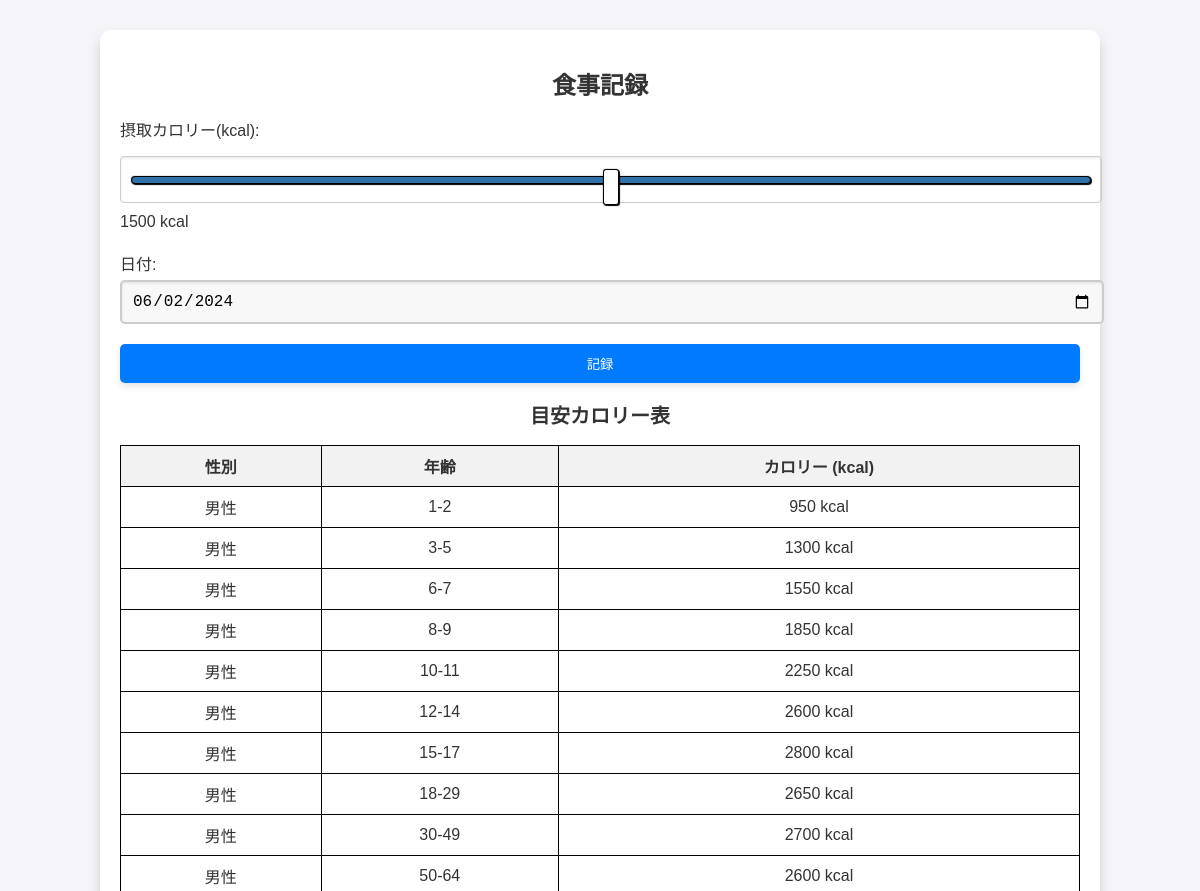
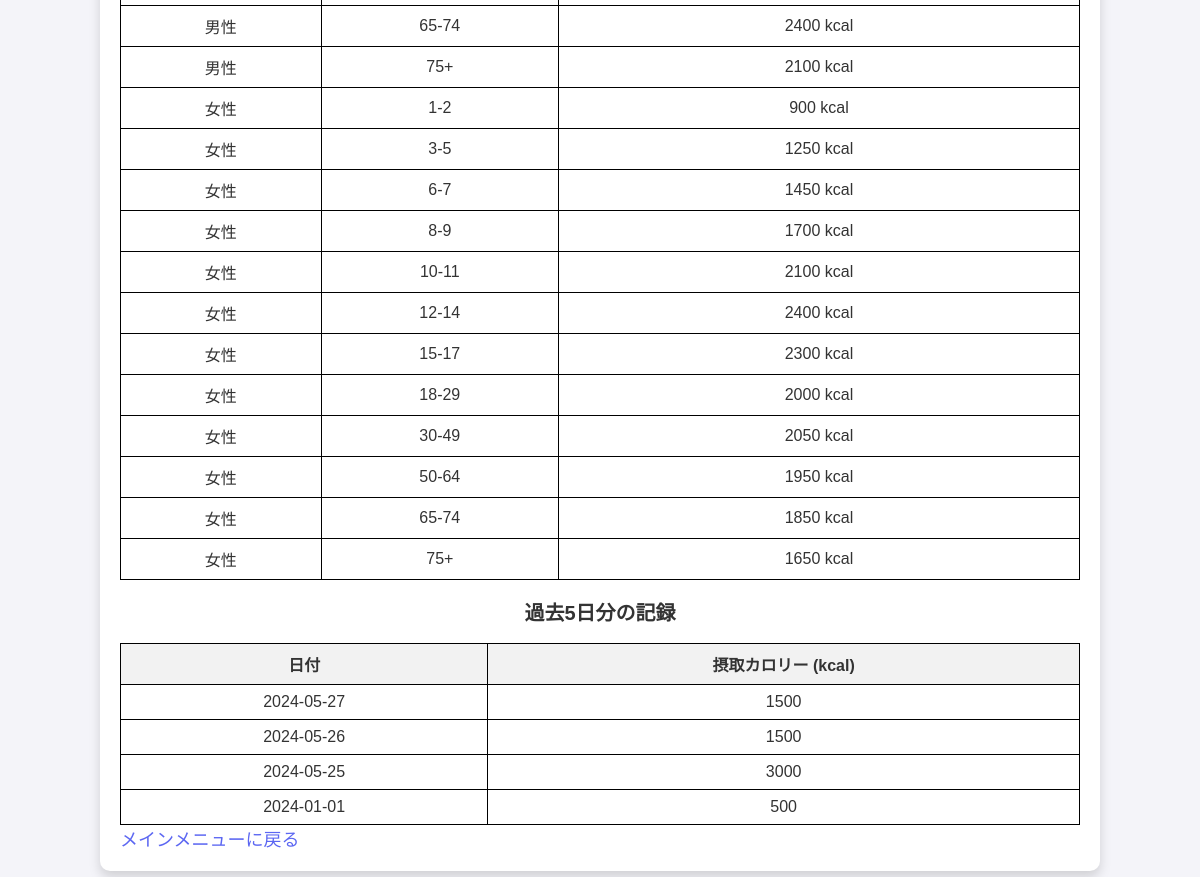
The page /accounts/food_record/ (signed in) on the database its author committed (2 pictures, top to bottom).
### myapp/models.py (models this page shows)
class FoodRecord(models.Model):
    user = models.ForeignKey(CustomUser, on_delete=models.CASCADE, verbose_name=_('ユーザー'))
    date = models.DateField(_('日付'))
    calories = models.IntegerField(_('カロリー'))
    description = models.TextField(_('説明'), blank=True, null=True)

### myapp/views.py (the view)
# urls.py: path('food_record/', views.food_record, name='food_record'),
@login_required
def food_record(request):
    user_profile = UserProfile.objects.get(user=request.user)
    birthdate = user_profile.user.birth_date
    gender = 'M' if user_profile.user.gender == '男' else 'F'
    today = date.today()
    age = today.year - birthdate.year - ((today.month, today.day) < (birthdate.month, birthdate.day))
    recommended_calories = get_recommended_calories(age, gender)
    recommended_calories_plus_500 = recommended_calories + 500
    recommended_calories_minus_500 = recommended_calories - 500
    calories_by_age_gender = get_calories_by_age_gender()
    form = FoodRecordForm(request.POST or None)
    if request.method == 'POST' and form.is_valid():
        record = form.save(commit=False)
        record.user = request.user
        record.date = form.cleaned_data['date']
        record.save()
        return redirect('myapp:food_record')
    food_records = FoodRecord.objects.filter(user=request.user).order_by('-date')
    yesterday_calories = food_records.first().calories if food_records.exists() else 0
    goal_calories = user_profile.target_calories
    achievement_percent = (yesterday_calories / goal_calories * 100) if goal_calories else 0
    past_five_days_records = FoodRecord.objects.filter(user=request.user).order_by('-date')[:5]
    context = {
        'form': form,
        'recommended_calories': recommended_calories,
        'recommended_calories_plus_500': recommended_calories_plus_500,
        'recommended_calories_minus_500': recommended_calories_minus_500,
        'calories_by_age_gender': calories_by_age_gender,
        'food_records': food_records,
        'birthdate': birthdate,
        'gender': gender,
        'age': age,
        'today': today,
        'yesterday_calories': yesterday_calories,
        'goal_calories': goal_calories,
        'achievement_percent': achievement_percent,
        'past_five_days_records': past_five_days_records,
    }
    return render(request, 'food_record.html', context)

### myapp/forms.py
class FoodRecordForm(forms.ModelForm):
    class Meta:
        model = FoodRecord
        fields = ['date', 'calories', 'description']
        labels = {
            'date': '日付',
            'calories': 'カロリー',
            'description': '内容'
        }

### myapp/authentication.py (called while the page is built)
    def get_user(self, user_id):
        UserModel = get_user_model()
        try:
            return UserModel.objects.get(pk=user_id)
        except UserModel.DoesNotExist:
            return None

### myapp/views.py (called while the page is built)
def get_recommended_calories(age, gender):
    calories_by_age_gender = {
        'M': {'1-2': 950, '3-5': 1300, '6-7': 1550, '8-9': 1850, '10-11': 2250, '12-14': 2600, '15-17': 2800, '18-29': 2650, '30-49': 2700, '50-64': 2600, '65-74': 2400, '75+': 2100},
        'F':{'1-2': 900, '3-5': 1250, '6-7': 1450, '8-9': 1700, '10-11': 2100, '12-14': 2400, '15-17': 2300, '18-29': 2000, '30-49': 2050, '50-64': 1950, '65-74': 1850, '75+': 1650}
    }
    for age_range, calories in calories_by_age_gender[gender].items():
        if '+' in age_range:
            min_age = int(age_range.split('+')[0])
            if age >= min_age:
                return calories
        else:
            min_age, max_age = map(int, age_range.split('-'))
            if min_age <= age <= max_age:
                return calories
    return 0

def get_calories_by_age_gender():
    return {
        '男性': {
            '1-2': 950, '3-5': 1300, '6-7': 1550, '8-9': 1850, '10-11': 2250,
            '12-14': 2600, '15-17': 2800, '18-29': 2650, '30-49': 2700,
            '50-64': 2600, '65-74': 2400, '75+': 2100
        },
        '女性': {
            '1-2': 900, '3-5': 1250, '6-7': 1450, '8-9': 1700, '10-11': 2100,
            '12-14': 2400, '15-17': 2300, '18-29': 2000, '30-49': 2050,
            '50-64': 1950, '65-74': 1850, '75+': 1650
        }
    }

### myapp/templates/food_record.html (shortened to what this page needs)
<!DOCTYPE html>
<html lang="ja">
<head>
    {% load static %}
    <link rel="stylesheet" href="{% static 'css/styles.css' %}">
</head>
<body class="body-background food-record">
    <div class="container">
        <h1 class="title">食事記録</h1>
        <form action="{% url 'myapp:submit_food_record' %}" method="POST">
            <div class="form-group">
                <label for="calories">摂取カロリー(kcal):</label>
                <input type="range" id="calories" name="calories" min="0" max="3000" step="50" value="{{ form.cleaned_data.calories|default:'1500' }}">
                <span id="calories-output">{{ form.cleaned_data.calories|default:'1500' }} kcal</span>
            </div>
            <div class="form-group">
                <label for="record_date">日付:</label>
                <input type="date" id="record_date" name="date" required value="{{ today|date:'Y-m-d' }}">
            </div>
            <button type="submit" class="btn btn-success">記録</button>
        </form>
        <h2>目安カロリー表</h2>
        <table id="calorie-table">
            <thead>
                <tr>
                    <th>性別</th>
                    <th>年齢</th>
                    <th>カロリー (kcal)</th>
                </tr>
            </thead>
            <tbody>
                {% for gender, age_groups in calories_by_age_gender.items %}
                {% for age_range, calories in age_groups.items %}
                <tr>
                    <td>{{ gender }}</td>
                    <td>{{ age_range }}</td>
                    <td>{{ calories }} kcal</td>
                </tr>
                {% endfor %}
                {% endfor %}
            </tbody>
        </table>
        <h2>過去5日分の記録</h2>
        <table>
            <thead>
                <tr>
                    <th>日付</th>
                    <th>摂取カロリー (kcal)</th>
                </tr>
            </thead>
            <tbody>
                {% for record in past_five_days_records %}
                <tr>
                    <td>{{ record.date|date:"Y-m-d" }}</td>
                    <td>{{ record.calories }}</td>
                </tr>
                {% empty %}
                <tr>
                    <td colspan="2">記録がありません。</td>
                </tr>
                {% endfor %}
            </tbody>
        </table>
        <div class="text-center">
            <a href="{% url 'myapp:main_menu' %}" class="back-link">メインメニューに戻る</a>
        </div>
    </div>
</body>
</html>

### static/css/styles.css (style rules this page uses)
body, html { font-family: 'Arial', sans-serif; background-color: #f4f4f9; color: #333; margin: 0; padding: 0; font-size: 16px; }
h1, h2 { color: #333; text-align: center; font-weight: bold; }
h1 { font-size: 24px; }
h2 { font-size: 20px; }
.container, .login-container, .menu-container { width: 100%; max-width: 960px; margin: 30px auto; padding: 20px; background-color: #ffffff; box-shadow: 0 6px 12px rgba(0, 0, 0, 0.15); border-radius: 10px; }
a, .menu-list a { color: #5c67f2; text-decoration: none; font-size: 18px; display: block; }
.form-group { margin-bottom: 20px; }
label { display: block; margin-bottom: 5px; }
input[type="text"], input[type="password"], input[type="number"], input[type="date"], input[type="range"] { width: 100%; padding: 10px; border: 1px solid #ccc; border-radius: 4px; box-shadow: inset 0 1px 3px rgba(0, 0, 0, 0.1); }
.button, .btn { width: 100%; padding: 10px 20px; background-color: #007BFF; color: white; border: none; border-radius: 5px; cursor: pointer; box-shadow: 0 4px 6px rgba(0, 0, 0, 0.1); }
input[type="range"] { width: 100%; height: 25px; background-color: #ddd; outline: none; -webkit-appearance: none; margin: 10px 0; transition: background-color 0.3s ease; }
input[type="date"] { padding: 10px; border-radius: 5px; border: 1px solid #ccc; background-color: #f8f8f8; }
input[type="range"] { -webkit-appearance: none; width: 100%; background: transparent; }
input[type="date"] { border: 2px solid #ccc; font-size: 16px; padding: 10px; border-radius: 5px; background-color: #f8f8f8; }
input[type="range"] { width: 100%; height: 25px; background: transparent; -webkit-appearance: none; margin: 10px 0; transition: background-color 0.3s ease; }

### myapp/templates/food_record.html (style rules this page uses)
table { width: 100%; border-collapse: collapse; }
th, td { border: 1px solid black; padding: 8px; text-align: center; }
th { background-color: #f2f2f2; }

### rows shown on the page
FoodRecord: date "2024-05-27", calories "1500"
FoodRecord: date "2024-05-26", calories "1500"
FoodRecord: date "2024-05-25", calories "3000"
FoodRecord: date "2024-01-01", calories "500"

### other values the page prints
{{ gender }} "男性" "男性" "男性" "男性" "男性" "男性" "男性" "男性" "男性" "男性" "男性" "男性" "女性" "女性" "女性" "女性" "女性" "女性" "女性" "女性" "女性" "女性" "女性" "女性"
{{ age_range }} "1-2" "3-5" "6-7" "8-9" "10-11" "12-14" "15-17" "18-29" "30-49" "50-64" "65-74" "75+" "1-2" "3-5" "6-7" "8-9" "10-11" "12-14" "15-17" "18-29" "30-49" "50-64" "65-74" "75+"
{{ calories }} "950" "1300" "1550" "1850" "2250" "2600" "2800" "2650" "2700" "2600" "2400" "2100" "900" "1250" "1450" "1700" "2100" "2400" "2300" "2000" "2050" "1950" "1850" "1650"
